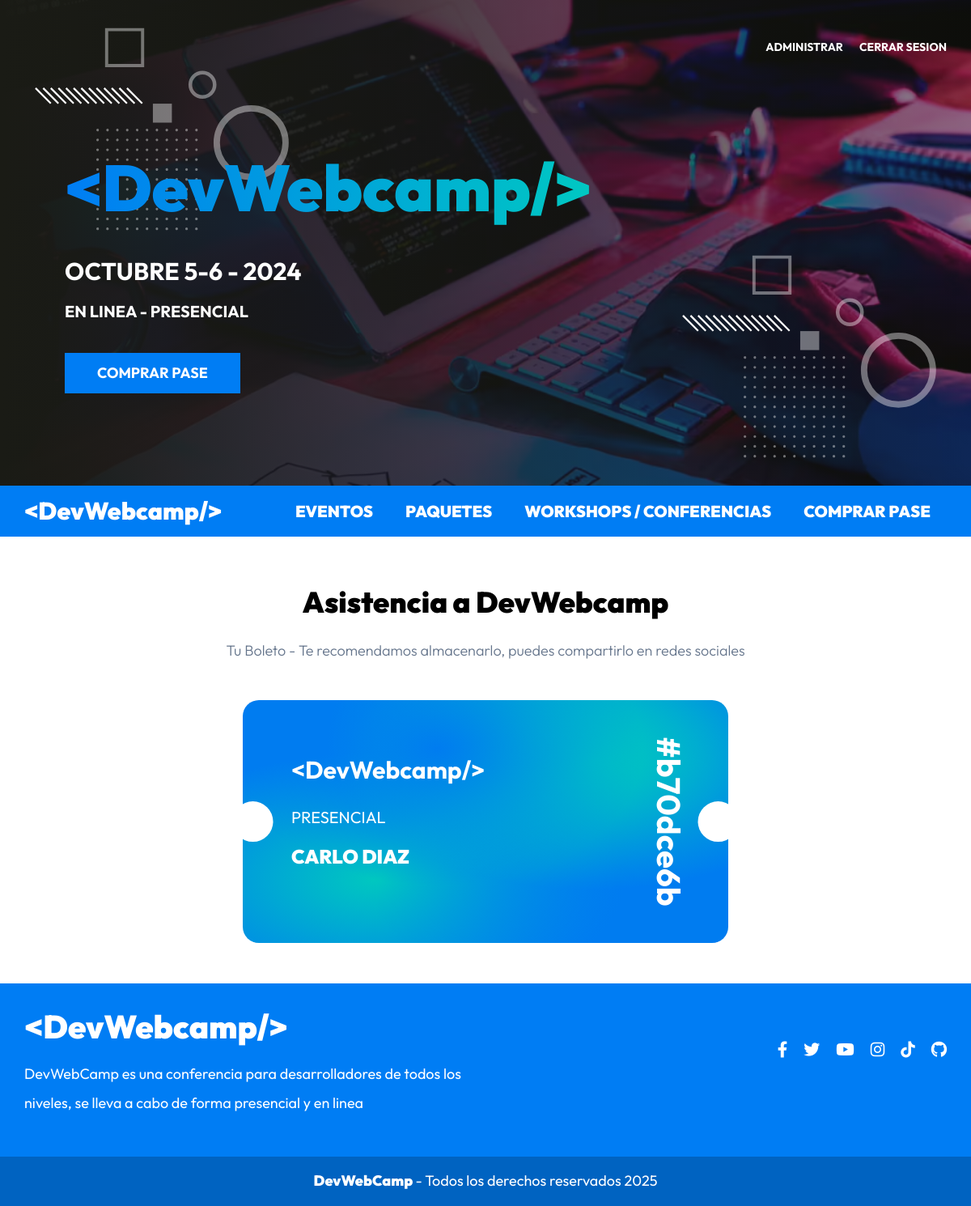
Page /boleto?id=b70dce6b (signed in) on the committed database.
### tables this page shows
CREATE TABLE `paquetes` (
  `id` int NOT NULL AUTO_INCREMENT,
  `nombre` varchar(30) DEFAULT NULL,
  PRIMARY KEY (`id`)
);

CREATE TABLE `usuarios` (
  `id` int NOT NULL AUTO_INCREMENT,
  `nombre` varchar(40) DEFAULT NULL,
  `apellido` varchar(40) DEFAULT NULL,
  `email` varchar(40) DEFAULT NULL,
  `password` varchar(60) DEFAULT NULL,
  `confirmado` tinyint(1) DEFAULT NULL,
  `token` varchar(13) DEFAULT NULL,
  `admin` tinyint(1) DEFAULT NULL,
  PRIMARY KEY (`id`)
);

### controllers/RegistroController.php (called while the page is built, shortened)
<?php
class RegistroController
{
    public static function boleto(Router $router)
    {
        $id = $_GET['id'];
        $registro = Registro::where('token', $id);
        $registro->usuario = Usuario::find($registro->usuario_id);
        $registro->paquete = Paquete::find($registro->paquete_id);
        $router->render('/registro/boleto', [
            'titulo' => 'Asistencia a DevWebcamp',
            'registro' => $registro
        ]);
    }
}

### public/index.php (called while the page is built, shortened)
<?php
$router = new Router();
$router->get('/login', [AuthController::class, 'login']);
$router->post('/login', [AuthController::class, 'login']);
$router->post('/logout', [AuthController::class, 'logout']);
$router->get('/registro', [AuthController::class, 'registro']);
$router->post('/registro', [AuthController::class, 'registro']);
$router->get('/olvide', [AuthController::class, 'olvide']);
$router->post('/olvide', [AuthController::class, 'olvide']);
$router->get('/reestablecer', [AuthController::class, 'reestablecer']);
$router->post('/reestablecer', [AuthController::class, 'reestablecer']);
$router->get('/mensaje', [AuthController::class, 'mensaje']);
$router->get('/confirmar-cuenta', [AuthController::class, 'confirmar']);
$router->get('/admin/dashboard', [DashboardController::class, 'index']);
$router->get('/admin/ponentes', [PonentesController::class, 'index']);
$router->get('/admin/ponentes/crear', [PonentesController::class, 'crear']);
$router->post('/admin/ponentes/crear', [PonentesController::class, 'crear']);
$router->get('/admin/ponentes/editar', [PonentesController::class, 'editar']);
$router->post('/admin/ponentes/editar', [PonentesController::class, 'editar']);
$router->post('/admin/ponentes/eliminar', [PonentesController::class, 'eliminar']);
$router->get('/admin/eventos', [EventosController::class, 'index']);
$router->get('/admin/eventos/crear', [EventosController::class, 'crear']);
$router->post('/admin/eventos/crear', [EventosController::class, 'crear']);
$router->get('/admin/eventos/editar', [EventosController::class, 'editar']);
$router->post('/admin/eventos/editar', [EventosController::class, 'editar']);
$router->post('/admin/eventos/eliminar', [EventosController::class, 'eliminar']);
$router->get('/api/eventos-horarios', [APIEventos::class, 'index']);
$router->get('/api/ponentes', [APIPonentes::class, 'index']);
$router->get('/api/ponente', [APIPonentes::class, 'ponente']);
$router->get('/api/regalos', [APIRegalos::class, 'index']);
$router->get('/admin/registrados', [RegistradosController::class, 'index']);
$router->get('/admin/regalos', [RegalosController::class, 'index']);
$router->get('/', [PaginasController::class, 'index']);
$router->get('/devwebcamp', [PaginasController::class, 'evento']);
$router->get('/paquetes', [PaginasController::class, 'paquetes']);
$router->get('/workshops-conferencias', [PaginasController::class, 'conferencias']);
$router->get('/404', [PaginasController::class, 'error']);
$router->get('/finalizar-registro', [RegistroController::class, 'crear']);
$router->post('/finalizar-registro/gratis', [RegistroController::class, 'gratis']);
$router->post('/finalizar-registro/pagar', [RegistroController::class, 'pagar']);
$router->get('/finalizar-registro/conferencias', [RegistroController::class, 'conferencias']);
$router->post('/finalizar-registro/conferencias', [RegistroController::class, 'conferencias']);
$router->get('/boleto', [RegistroController::class, 'boleto']);
$router->comprobarRutas();

### models/ActiveRecord.php (called while the page is built, shortened)
<?php
class ActiveRecord {
    protected static $db;
    protected static $tabla = '';
    public static function setDB($database) {
        self::$db = $database;
    }
    public static function consultarSQL($query) {
        $resultado = self::$db->query($query);
        $array = [];
        while($registro = $resultado->fetch_assoc()) {
            $array[] = static::crearObjeto($registro);
        }
        return $array;
    }
    protected static function crearObjeto($registro) {
        $objeto = new static;
        foreach($registro as $key => $value ) {
            if(property_exists( $objeto, $key  )) {
                $objeto->$key = $value;
            }
        }
        return $objeto;
    }
    public static function find($id) {
        $query = "SELECT * FROM " . static::$tabla  ." WHERE id = ${id}";
        $resultado = self::consultarSQL($query);
        return array_shift( $resultado ) ;
    }
    public static function where($columna, $valor) {
        $query = "SELECT * FROM " . static::$tabla . " WHERE ${columna} = '${valor}'";
        $resultado = self::consultarSQL($query);
        return array_shift( $resultado ) ;
    }
}

### views/registro/boleto.php (the view)
<main class="pagina">
    <h2 class="pagina__heading"><?php echo $titulo; ?></h2>
    <p class="pagina__descripcion">Tu Boleto - Te recomendamos almacenarlo, puedes compartirlo en redes sociales</p>
    <div class="boleto-virtual">
        <div class="boleto boleto--<?php echo strtolower($registro->paquete->nombre); ?> boleto--acceso">
            <div class="boleto__contenido">
                <h4 class="boleto__logo">&#60;DevWebcamp/></h4>
                <p class="boleto__plan"><?php echo $registro->paquete->nombre; ?></p>
                <p class="boleto__nombre"><?php echo $registro->usuario->nombre . ' ' . $registro->usuario->apellido; ?></p>
            </div>
            <p class="boleto__codigo"><?php echo "#" .  $registro->token; ?></p>
        </div>
    </div>
</main>

### public/build/css/app.css (style rules this page uses)
html { -webkit-text-size-adjust:100%;line-height:1.15 }
body { margin:0 }
main { display:block }
html { box-sizing:border-box;font-size:62.5%;height:100% }
*,:after,:before { box-sizing:inherit }
body { font-family:Outfit,sans-serif;font-size:1.8rem }
h1,h2,h3 { font-family:Outfit,sans-serif;font-weight:900;margin:2rem 0 }
h2 { font-size:3.6rem }
[class$=__heading] { font-family:Outfit,sans-serif;font-weight:900;margin:6rem 0 3rem;text-align:center }
[class$=__descripcion] { color:#64748b;font-size:1.8rem;font-weight:300;margin-bottom:5rem;text-align:center }
.boleto { border-radius:2rem;color:#fff;margin:0 auto;padding:6rem;position:relative;width:min(100% - 5rem,65rem) }
.boleto:after,.boleto:before { background-color:#fff;content:"";height:5rem;position:absolute;top:calc(50% - 2.5rem);width:5rem }
.boleto:before { clip-path:circle(50% at 25% 50%);left:0 }
.boleto:after { clip-path:circle(50% at 75% 50%);right:0 }
.boleto--presencial { background-color:#007cf0;background-image:radial-gradient(at 40% 20%,#007cf0 0,transparent 50%),radial-gradient(at 72% 25%,#00c7c0 0,transparent 50%),radial-gradient(at 93% 85%,#007cf0 0,transparent 50%),radial-gradient(at 27% 74%,#00c7c0 0,transparent 50%),radial-gradient(at 0 100%,#007cf0 0,transparent 50%),radial-gradient(at 60% 17%,#00c7c0 0,transparent 50%),radial-gradient(at 0 0,#007cf0 0,transparent 50%) }
.boleto__logo { color:#fff;font-size:clamp(2rem,-.8rem + 10vw,4rem);margin-bottom:2rem;text-align:center;white-space:nowrap }
@media (min-width:1024px) { .boleto__logo { margin:0;text-align:left } }
.boleto__plan { font-size:2rem;margin:3rem 0 0;text-transform:uppercase }
.boleto--acceso { height:50rem;padding:10rem 3rem;width:30rem }
@media (min-width:768px) { .boleto--acceso { display:flex;flex-direction:column;height:30rem;justify-content:center;padding:6rem;width:60rem } }
.boleto--acceso .boleto__logo { font-size:clamp(2rem,-.8rem + 10vw,3rem);margin:0;text-align:left }
.boleto--acceso .boleto__nombre { font-size:2.4rem;font-weight:900;text-transform:uppercase }
.boleto--acceso .boleto__codigo { bottom:8rem;font-size:4rem;font-weight:700;left:0;margin:0;position:absolute;text-align:center;width:100% }
@media (min-width:768px) { .boleto--acceso .boleto__codigo { left:calc(100% - 5rem);rotate:90deg;top:0;transform-origin:0 0;width:30rem } }
.boleto:before { clip-path:circle(50% at 50% 25%);left:calc(50% - 2.5rem);top:0 }
@media (min-width:768px) { .boleto:before { clip-path:circle(50% at 25% 50%);left:0;top:calc(50% - 2.5rem) } }
.boleto:after { clip-path:circle(50% at 50% 75%);left:calc(50% - 2.5rem);top:calc(100% - 5rem) }
@media (min-width:768px) { .boleto:after { clip-path:circle(50% at 75% 50%);left:calc(100% - 5rem);top:calc(50% - 2.5rem) } }

### rows in the picture
paquetes: nombre "PRESENCIAL"
usuarios: nombre "CARLO", apellido "DIAZ"

### other values in the picture
$titulo "Asistencia a DevWebcamp"
$registro->token "b70dce6b"
